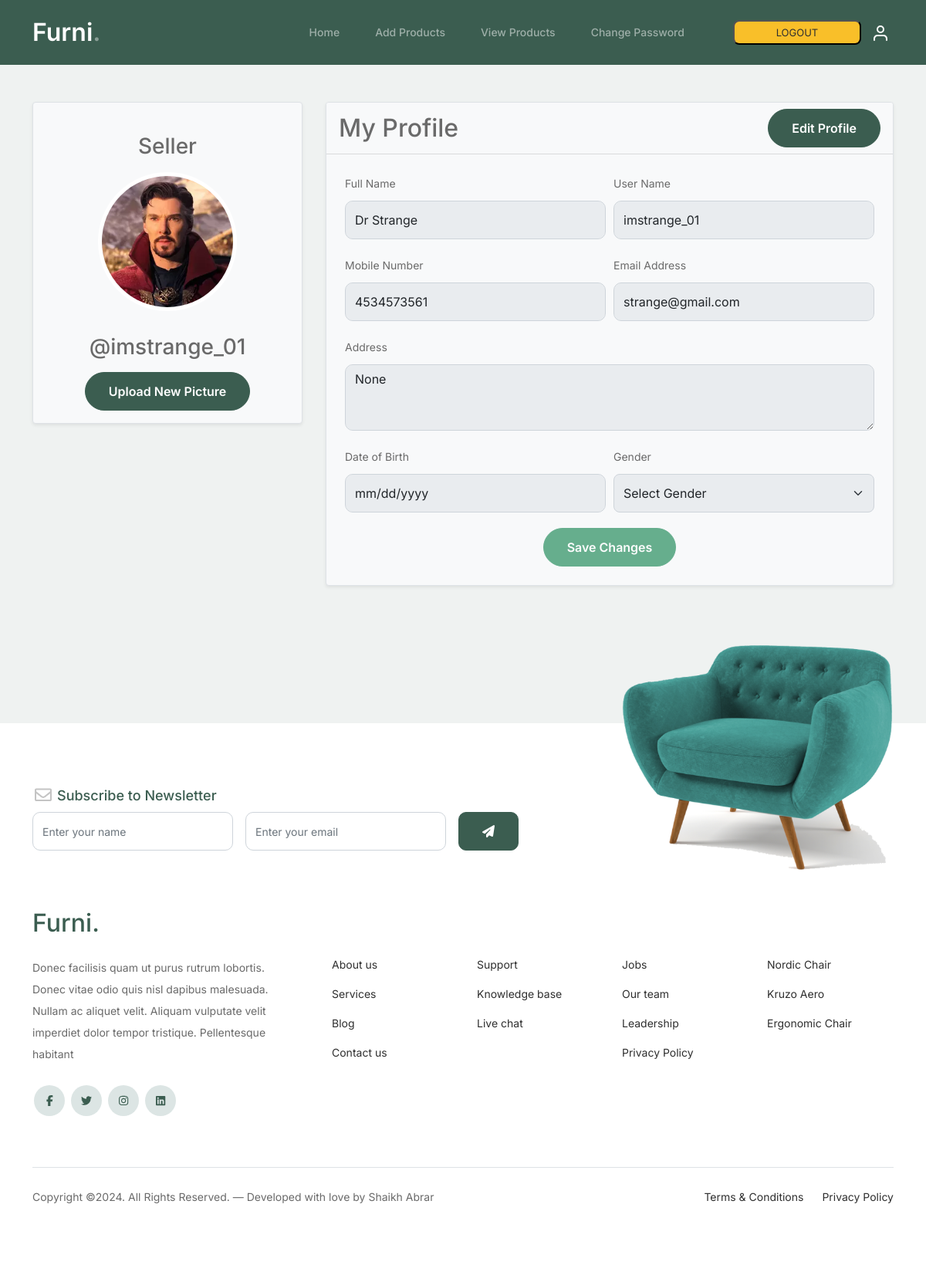
Page /uprofile/ (signed in) on the committed database.
### app1/models.py (models this page shows, shortened)
class User(models.Model):
    name = models.CharField(max_length=20)
    email = models.EmailField()
    mobile = models.BigIntegerField()
    password = models.CharField(max_length=8)
    usertype = models.CharField(max_length=10,default="customer")

class UserProfile(models.Model):
    user = models.OneToOneField(User,on_delete=models.CASCADE)
    uname = models.CharField(default="username",max_length=10)
    profile = models.ImageField(default="static/images/user.svg",upload_to="pictures/")
    address = models.CharField(max_length=255, blank=True, null=True)
    dob = models.DateField(blank=True, null=True)
    GENDER_CHOICES = [
        ('male','Male'),
        ('female','Female'),
        ('other','Other'),
    ]
    gender = models.CharField(max_length=10,choices=GENDER_CHOICES,blank=True, null=True)

### app1/views.py (the view)
# urls.py: path('uprofile/',views.uprofile,name='uprofile'),
def uprofile(request):
    user = User.objects.get(email=request.session['email'])
    uprofile = UserProfile.objects.get(user=user)
    if request.method == "POST":
        try:
            user.name = request.POST['name']
            user.mobile = request.POST['mobile']
            uprofile.uname = request.POST['uname']
            uprofile.address = request.POST['address']
            uprofile.gender = request.POST['gender']
            dob_str = request.POST['dob']
            if dob_str:
                uprofile.dob = datetime.strptime(dob_str, '%Y-%m-%d').date()
            user.save()
            uprofile.save()
            messages.success(request,"Profile Updated Successfully..!!")
            return redirect('uprofile')
        except Exception as e:
            print(e)
            messages.error(request, "Profile Not Updated..!!")
            return redirect('uprofile')
    else:
        if uprofile.dob:
         uprofile.dob = uprofile.dob.strftime('%Y-%m-%d')
        context = {
            'user': user,
            'uprofile': uprofile
        }
        if user.usertype == "customer":
            return render(request,'uprofile.html',context)
        else:
            return render(request,'seller/sprofile.html',context)

### app1/templates/seller/sprofile.html (shortened to what this page needs)
{% extends "seller/sheader.html" %}
{% load static %}
{% block content %}
<div class="container content-container mt-5 mb-5">
  <div class="container-cards row">
    <div class="col-md-4">
      <div class="profile-card card shadow-sm bg-light border">
        <form id="profile-form" method="post" action="{% url 'upicture' %}" enctype="multipart/form-data"> {% csrf_token %}
          <div class="card-body text-center">
            <h3 class="profile-name mb-3" id="user-name">{{user.usertype|title}}</h3>
            <img src="{{uprofile.profile.url}}" alt="Profile Picture" class="profile-picture" id="profile-picture">
            <h3 class="profile-name mb-3" id="user-name">@{{uprofile.uname}}</h3>
            <button type="submit" class="btn btn-primary" id="upload-btn">Upload New Picture</button>
          </div>
        </form>
      </div>
    </div>
    <div class="col-md-8">
      <div class="details-card card shadow-sm bg-light border">
        <div class="card-header bg-light d-flex justify-content-between align-items-center">
          <h2 class="text-center mb-0">My Profile</h2>
          <button type="button" class="btn btn-primary edit-profile-btn">Edit Profile</button>
        </div>
        <div class="card-body p-4">
          <form id="profile-form" method="post" action="{% url 'uprofile' %}"> {% csrf_token %}
            <div class="form-row">
              <div class="form-group">
                <label for="full_name" class="form-label">Full Name</label>
                <input type="text" class="form-control" id="full_name" name="name" value="{{user.name}}" disabled>
              </div>
              <div class="form-group">
                <label for="username" class="form-label">User Name</label>
                <input type="text" class="form-control" id="uname" name="uname" value="{{uprofile.uname}}" disabled>
              </div>
            </div>
            <div class="form-row">
              <div class="form-group">
                <label for="mobile" class="form-label">Mobile Number</label>
                <input type="tel" class="form-control" id="mobile" name="mobile" value="{{user.mobile}}" disabled>
              </div>
              <div class="form-group">
                <label for="email" class="form-label">Email Address</label>
                <input type="email" class="form-control" id="email" name="email" value="{{user.email}}" readonly disabled>
              </div>
            </div>
            <div class="form-group">
              <label for="address" class="form-label">Address</label>
              <textarea class="form-control" id="address" name="address" rows="3" disabled>{{uprofile.address}}</textarea>
            </div>
            <div class="form-row">
              <div class="form-group">
                <label for="dob" class="form-label">Date of Birth</label>
                <input type="date" class="form-control" id="dob" name="dob" value="{{uprofile.dob}}" disabled>
              </div>
              <div class="form-group">
                <label for="gender" class="form-label">Gender</label>
                <select class="form-select" id="gender" name="gender" disabled>
                  <option value="" {% if uprofile.gender == '' %}selected{% endif %} >Select Gender</option>
                </select>
              </div>
            </div>
            <div class="text-center">
              <button type="submit" class="btn btn-success" disabled>Save Changes</button>
            </div>
          </form>
        </div>
      </div>
    </div>
  </div>
</div>
{% endblock %}

### app1/static/css/style.css (style rules this page uses)
* { margin: 0; padding: 0; }
body { overflow-x: hidden; position: relative; }
body { font-family: "Inter", sans-serif; font-weight: 400; line-height: 28px; color: #6a6a6a; font-size: 14px; background-color: #eff2f1; }
.btn { font-weight: 600; padding: 12px 30px; border-radius: 30px; color: #ffffff; background: #2f2f2f; border-color: #2f2f2f; }
.btn.btn-primary { background: #3b5d50; border-color: #3b5d50; }
.form-control { height: 50px; border-radius: 10px; font-family: "Inter", sans-serif; }
textarea { height: auto !important; }

### app1/templates/seller/sprofile.html (style rules this page uses)
.content-container { padding-bottom: 130px; }
.profile-card { max-width: 350px; text-align: center; }
.profile-picture { width: 180px; height: 180px; border-radius: 60%; object-fit: cover; border: 5px solid white; cursor: pointer; margin-bottom: 10px; }
.profile-name { margin-top: 20px; }
.card-body { padding-top: 20px; }
.form-row { display: flex; flex-wrap: wrap; margin-right: -5px; margin-left: -5px; }
.form-row > .form-group { padding-right: 5px; padding-left: 5px; flex: 0 0 50%; max-width: 50%; }
.form-group { margin-bottom: 20px; }
.container-cards { display: flex; flex-wrap: wrap; justify-content: space-between; }
.form-select { width: 100%; height: calc(1.5em + 0.75rem + 14px); padding: 0.375rem 0.75rem; font-size: 1rem; line-height: 1.5; border: 1px solid #ced4da; border-radius: 0.5rem; }

### rows in the picture
User: usertype "Seller", name "Dr Strange", mobile "4534573561", email "strange@gmail.com"
UserProfile: profile (picture), uname "imstrange_01", address "None", gender "Select Gender"
